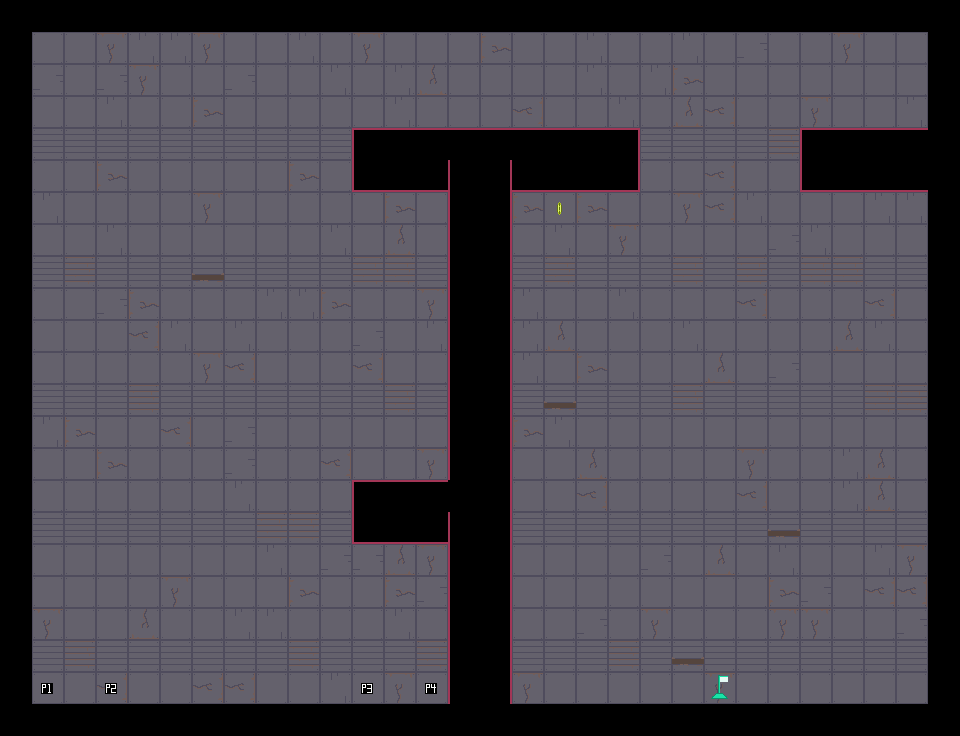

Below is a game level as drawn by its tile map, then a one-line description and the .tmx file that defines it, in full:
An orthogonal 30x23 tile map with 32x32 px tiles, 3 tile layers (Tiles, Specials, Ingredients), 2 tilesets.

<map version="1.0" orientation="orthogonal" renderorder="right-down" width="30" height="23" tilewidth="32" tileheight="32" nextobjectid="1">
 <tileset firstgid="1" source="../Tiles.tsx" />
 <tileset firstgid="71" source="../Ingredients.tsx" />
 <layer name="Tiles" width="30" height="23">
  <data encoding="csv">
1,1,1,1,1,1,1,1,1,1,1,1,1,1,1,1,1,1,1,1,1,1,1,1,1,1,1,1,1,1,
1,11,11,13,12,12,13,11,11,12,11,13,11,11,11,1610612749,11,11,12,11,11,12,11,2684354572,11,11,13,11,11,1,
1,2684354572,11,2684354572,13,11,11,2684354572,11,11,12,11,12,3221225485,11,11,11,11,12,11,12,1610612749,11,11,11,11,11,11,11,1,
1,11,11,12,11,11,1610612749,11,11,11,11,11,12,11,11,11,2684354573,11,11,12,11,3221225485,2684354573,11,11,13,11,11,12,1,
1,15,15,15,15,15,15,15,15,15,15,2,3,3,3,3,3,3,3,2684354562,15,15,15,15,14,2,3,3,3,1,
1,11,11,1610612749,11,11,11,11,11,1610612749,11,1610612738,3221225475,3221225475,1610612739,2684354563,3221225475,3221225475,3221225475,3221225474,11,11,2684354573,11,11,1610612738,3221225475,3221225475,3221225475,1,
1,12,11,11,11,11,13,11,11,11,11,11,1610612749,11,1610612739,2684354563,1610612749,11,1610612749,11,11,13,2684354573,12,11,11,11,12,12,1,
1,11,11,12,11,11,11,11,11,11,12,11,3221225485,11,1610612739,2684354563,11,12,11,13,11,11,11,11,2684354572,12,11,11,11,1,
1,15,14,15,15,15,16,15,15,15,15,14,14,15,1610612739,2684354563,15,14,15,15,15,14,15,14,15,14,14,15,15,1,
1,11,11,2684354572,1610612749,11,11,11,12,12,1610612749,11,11,13,1610612739,2684354563,12,11,11,12,11,11,11,2684354573,11,11,11,2684354573,11,1,
1,11,11,11,2684354573,12,11,12,11,11,11,2684354572,11,12,1610612739,2684354563,12,3221225485,11,11,11,12,11,11,11,11,3221225485,12,11,1,
1,11,11,11,11,11,13,2684354573,11,11,11,2684354573,11,11,1610612739,2684354563,12,11,1610612749,11,11,11,3221225485,11,2684354572,11,11,11,11,1,
1,15,15,15,14,15,15,15,15,15,15,15,14,15,1610612739,2684354563,15,16,15,15,15,14,15,15,15,15,15,14,14,1,
1,12,1610612749,11,11,2684354573,11,2684354572,11,11,11,11,11,11,1610612739,2684354563,1610612749,12,11,11,11,11,11,11,11,11,11,11,11,1,
1,11,11,1610612749,11,11,11,2684354572,11,11,2684354573,11,11,13,1610612739,2684354563,11,11,3221225485,11,11,11,11,13,11,11,12,3221225485,11,1,
1,11,11,11,11,11,11,12,11,11,11,2,3,3,1,2684354563,11,11,2684354573,11,11,11,11,2684354573,11,11,12,3221225485,11,1,
1,15,15,15,15,15,15,15,14,14,15,1610612738,3221225475,3221225475,1610612739,2684354563,15,15,15,15,15,15,15,15,16,15,15,15,15,1,
1,11,11,11,11,11,11,11,12,11,2684354572,2684354572,3221225485,13,1610612739,2684354563,11,11,11,11,2684354572,11,3221225485,11,12,11,11,12,13,1,
1,11,11,11,11,13,11,11,11,1610612749,11,11,1610612749,2684354572,1610612739,2684354563,11,11,11,11,11,11,11,11,1610612749,2684354572,11,2684354573,2684354573,1,
1,13,11,11,3221225485,11,11,12,12,11,11,11,12,11,1610612739,2684354563,11,11,2684354572,11,13,11,11,11,13,13,11,11,2684354572,1,
1,15,14,15,15,15,15,15,15,14,15,15,15,14,1610612739,2684354563,15,15,15,14,15,16,15,15,15,15,15,15,15,1,
1,11,11,2684354573,11,11,2684354573,2684354573,11,11,12,11,13,11,1610612739,2684354563,13,11,11,11,11,11,13,11,11,11,11,11,11,1,
1,1,1,1,1,1,1,1,1,1,1,1,1,1,1,1,1,1,1,1,1,1,1,1,1,1,1,1,1,1
</data>
 </layer>
 <layer name="Specials" width="30" height="23">
  <data encoding="csv">
0,0,0,0,0,0,0,0,0,0,0,0,0,0,0,0,0,0,0,0,0,0,0,0,0,0,0,0,0,0,
0,0,0,0,0,0,0,0,0,0,0,0,0,0,0,0,0,0,0,0,0,0,0,0,0,0,0,0,0,0,
0,0,0,0,0,0,0,0,0,0,0,0,0,0,0,0,0,0,0,0,0,0,0,0,0,0,0,0,0,0,
0,0,0,0,0,0,0,0,0,0,0,0,0,0,0,0,0,0,0,0,0,0,0,0,0,0,0,0,0,0,
0,0,0,0,0,0,0,0,0,0,0,0,0,0,0,0,0,0,0,0,0,0,0,0,0,0,0,0,0,0,
0,0,0,0,0,0,0,0,0,0,0,0,0,0,0,0,0,0,0,0,0,0,0,0,0,0,0,0,0,0,
0,0,0,0,0,0,0,0,0,0,0,0,0,0,0,0,0,0,0,0,0,0,0,0,0,0,0,0,0,0,
0,0,0,0,0,0,0,0,0,0,0,0,0,0,0,0,0,0,0,0,0,0,0,0,0,0,0,0,0,0,
0,0,0,0,0,0,0,0,0,0,0,0,0,0,0,0,0,0,0,0,0,0,0,0,0,0,0,0,0,0,
0,0,0,0,0,0,0,0,0,0,0,0,0,0,0,0,0,0,0,0,0,0,0,0,0,0,0,0,0,0,
0,0,0,0,0,0,0,0,0,0,0,0,0,0,0,0,0,0,0,0,0,0,0,0,0,0,0,0,0,0,
0,0,0,0,0,0,0,0,0,0,0,0,0,0,0,0,0,0,0,0,0,0,0,0,0,0,0,0,0,0,
0,0,0,0,0,0,0,0,0,0,0,0,0,0,0,0,0,0,0,0,0,0,0,0,0,0,0,0,0,0,
0,0,0,0,0,0,0,0,0,0,0,0,0,0,0,0,0,0,0,0,0,0,0,0,0,0,0,0,0,0,
0,0,0,0,0,0,0,0,0,0,0,0,0,0,0,0,0,0,0,0,0,0,0,0,0,0,0,0,0,0,
0,0,0,0,0,0,0,0,0,0,0,0,0,0,0,0,0,0,0,0,0,0,0,0,0,0,0,0,0,0,
0,0,0,0,0,0,0,0,0,0,0,0,0,0,0,0,0,0,0,0,0,0,0,0,0,0,0,0,0,0,
0,0,0,0,0,0,0,0,0,0,0,0,0,0,0,0,0,0,0,0,0,0,0,0,0,0,0,0,0,0,
0,0,0,0,0,0,0,0,0,0,0,0,0,0,0,0,0,0,0,0,0,0,0,0,0,0,0,0,0,0,
0,0,0,0,0,0,0,0,0,0,0,0,0,0,0,0,0,0,0,0,0,0,0,0,0,0,0,0,0,0,
0,0,0,0,0,0,0,0,0,0,0,0,0,0,0,0,0,0,0,0,0,0,0,0,0,0,0,0,0,0,
0,71,0,72,0,0,0,0,0,0,0,73,0,74,0,0,0,0,0,0,0,0,0,0,0,0,0,0,0,0,
0,0,0,0,0,0,0,0,0,0,0,0,0,0,0,0,0,0,0,0,0,0,0,0,0,0,0,0,0,0
</data>
 </layer>
 <layer name="Ingredients" width="30" height="23">
  <data encoding="csv">
0,0,0,0,0,0,0,0,0,0,0,0,0,0,0,0,0,0,0,0,0,0,0,0,0,0,0,0,0,0,
0,0,0,0,0,0,0,0,0,0,0,0,0,0,0,0,0,0,0,0,0,0,0,0,0,0,0,0,0,0,
0,0,0,0,0,0,0,0,0,0,0,0,0,0,0,0,0,0,0,0,0,0,0,0,0,0,0,0,0,0,
0,0,0,0,0,0,0,0,0,0,0,0,0,0,0,0,0,0,0,0,0,0,0,0,0,0,0,0,0,0,
0,0,0,0,0,0,0,0,0,0,0,0,0,0,0,0,0,0,0,0,0,0,0,0,0,0,0,0,0,0,
0,0,0,0,0,0,0,0,0,0,0,0,0,0,0,0,0,0,0,0,0,0,0,0,0,0,0,0,0,0,
0,0,0,0,0,0,0,0,0,0,0,0,0,0,0,0,0,75,0,0,0,0,0,0,0,0,0,0,0,0,
0,0,0,0,0,0,0,0,0,0,0,0,0,0,0,0,0,0,0,0,0,0,0,0,0,0,0,0,0,0,
0,0,0,0,0,0,0,0,0,0,0,0,0,0,0,0,0,0,0,0,0,0,0,0,0,0,0,0,0,0,
0,0,0,0,0,0,0,0,0,0,0,0,0,0,0,0,0,0,0,0,0,0,0,0,0,0,0,0,0,0,
0,0,0,0,0,0,0,0,0,0,0,0,0,0,0,0,0,0,0,0,0,0,0,0,0,0,0,0,0,0,
0,0,0,0,0,0,0,0,0,0,0,0,0,0,0,0,0,0,0,0,0,0,0,0,0,0,0,0,0,0,
0,0,0,0,0,0,0,0,0,0,0,0,0,0,0,0,0,0,0,0,0,0,0,0,0,0,0,0,0,0,
0,0,0,0,0,0,0,0,0,0,0,0,0,0,0,0,0,0,0,0,0,0,0,0,0,0,0,0,0,0,
0,0,0,0,0,0,0,0,0,0,0,0,0,0,0,0,0,0,0,0,0,0,0,0,0,0,0,0,0,0,
0,0,0,0,0,0,0,0,0,0,0,0,0,0,0,0,0,0,0,0,0,0,0,0,0,0,0,0,0,0,
0,0,0,0,0,0,0,0,0,0,0,0,0,0,0,0,0,0,0,0,0,0,0,0,0,0,0,0,0,0,
0,0,0,0,0,0,0,0,0,0,0,0,0,0,0,0,0,0,0,0,0,0,0,0,0,0,0,0,0,0,
0,0,0,0,0,0,0,0,0,0,0,0,0,0,0,0,0,0,0,0,0,0,0,0,0,0,0,0,0,0,
0,0,0,0,0,0,0,0,0,0,0,0,0,0,0,0,0,0,0,0,0,0,0,0,0,0,0,0,0,0,
0,0,0,0,0,0,0,0,0,0,0,0,0,0,0,0,0,0,0,0,0,0,0,0,0,0,0,0,0,0,
0,0,0,0,0,0,0,0,0,0,0,0,0,0,0,0,0,0,0,0,0,0,76,0,0,0,0,0,0,0,
0,0,0,0,0,0,0,0,0,0,0,0,0,0,0,0,0,0,0,0,0,0,0,0,0,0,0,0,0,0
</data>
 </layer>
</map>
